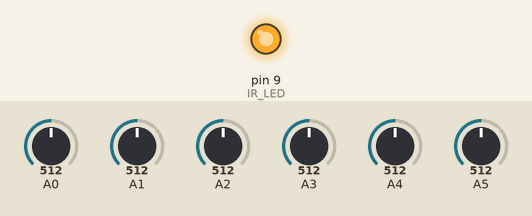
Recording of a sketch running on a simulated Arduino Leonardo, built with avr-gcc and run on an emulated ATmega32U4. Parts: output pins drawn as LEDs (lit = HIGH). The test bench sets the inputs (shaded band); at power-on: A0 = 512, A1 = 512, A2 = 512, A3 = 512, A4 = 512, A5 = 512. What the sketch prints to the serial monitor is not drawn.

Above: at 0.1 s.
Timing chart, 0 to 1.6 s (numbered marks = the images above):
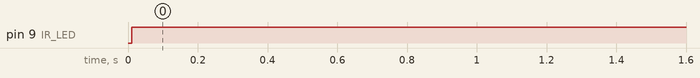

Measured:
- by itself, pin 9 (IR_LED): LOW → HIGH at 0.01 s

The sketch:

TestSensorHYS301.ino
```cpp
// HY-S301 IR Sensor Module - 6 sensoren (A0–A5)
// Arduino Leonardo voorbeeld
// Deze code leest 6 IR-sensoren uit en toont de waarden in de Serial Monitor.

const int IR_LED = 9;  // Pin die de IR-LEDs aan/uit zet

void setup() {
  Serial.begin(115200);          // Start communicatie met de computer
  while (!Serial);             // Wacht tot de seriële monitor open is (nodig bij Leonardo)
  pinMode(IR_LED, OUTPUT);     // Zet pin 8 als uitgang voor de IR-LEDs

  Serial.println("HY-S301 IR-sensor klaar!");
}

void loop() {
  digitalWrite(IR_LED, HIGH);  // Zet de IR-LEDs aan

  // Lees de zes sensoren op de analoge pinnen A0 t/m A5
  int sensor0 = analogRead(A0);
  int sensor1 = analogRead(A1);
  int sensor2 = analogRead(A2);
  int sensor3 = analogRead(A3);
  int sensor4 = analogRead(A4);
  int sensor5 = analogRead(A5);

  // Stuur de waarden naar de computer (via Serial Monitor)
  Serial.print("Sensorwaarden: ");
  Serial.print(sensor0); Serial.print(" ");
  Serial.print(sensor1); Serial.print(" ");
  Serial.print(sensor2); Serial.print(" ");
  Serial.print(sensor3); Serial.print(" ");
  Serial.print(sensor4); Serial.print(" ");
  Serial.println(sensor5);  // println zet een nieuwe regel erachter

  delay(200);  // Even wachten voordat we opnieuw meten
}
```
